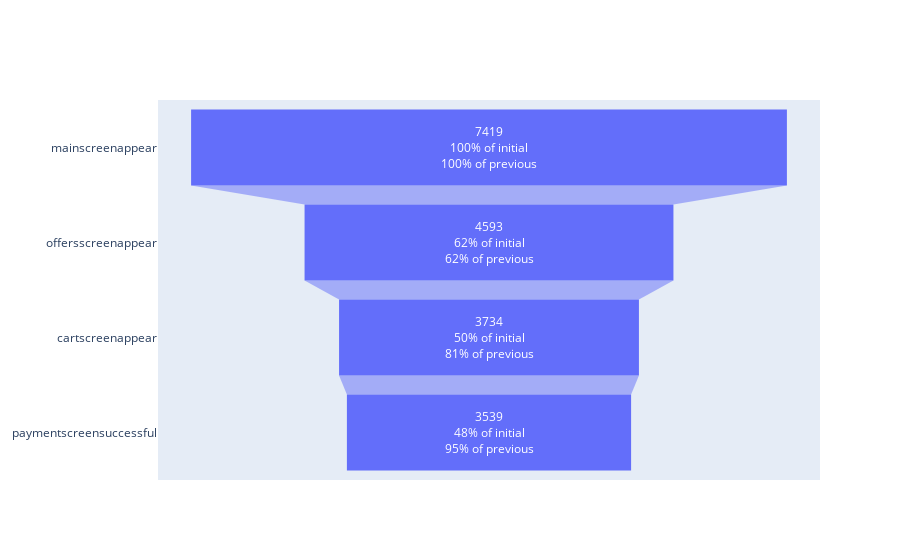

Here is the notebook cell this chart was saved with:
### Code cell
fig = go.Figure(
    go.Funnel(
        y=df_funnel['event'],
        x=df_funnel['number_of_users'],
        textinfo = "value+percent initial+percent previous"
    )
)
fig.show()

### Figure 1 — Plotly figure (JSON) as saved in the notebook; plotly's stock layout.template omitted (floating-point values rounded to 4 significant figures)
{"data": [{"textinfo": "value+percent initial+percent previous", "type": "funnel", "x": [7419, 4593, 3734, 3539], "y": ["mainscreenappear", "offersscreenappear", "cartscreenappear", "paymentscreensuccessful"]}], "layout": {}}
